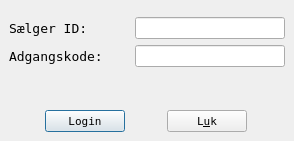
<ui version="4.0" >
 <author>Rene Kjellerup</author>
 <comment>Login Form design.</comment>
 <exportmacro></exportmacro>
 <class>login</class>
 <widget class="QWidget" name="login" >
  <property name="geometry" >
   <rect>
    <x>0</x>
    <y>0</y>
    <width>294</width>
    <height>141</height>
   </rect>
  </property>
  <property name="sizePolicy" >
   <sizepolicy>
    <hsizetype>0</hsizetype>
    <vsizetype>0</vsizetype>
    <horstretch>0</horstretch>
    <verstretch>0</verstretch>
   </sizepolicy>
  </property>
  <property name="minimumSize" >
   <size>
    <width>286</width>
    <height>127</height>
   </size>
  </property>
  <property name="baseSize" >
   <size>
    <width>286</width>
    <height>127</height>
   </size>
  </property>
  <property name="font" >
   <font>
    <family>Andale Mono</family>
    <pointsize>8</pointsize>
    <weight>50</weight>
    <italic>false</italic>
    <bold>false</bold>
    <underline>false</underline>
    <strikeout>false</strikeout>
   </font>
  </property>
  <property name="contextMenuPolicy" >
   <enum>Qt::NoContextMenu</enum>
  </property>
  <property name="acceptDrops" >
   <bool>false</bool>
  </property>
  <property name="windowTitle" >
   <string>Login</string>
  </property>
  <property name="layoutDirection" >
   <enum>Qt::LeftToRight</enum>
  </property>
  <property name="autoFillBackground" >
   <bool>true</bool>
  </property>
  <layout class="QVBoxLayout" >
   <property name="margin" >
    <number>9</number>
   </property>
   <property name="spacing" >
    <number>6</number>
   </property>
   <item>
    <layout class="QVBoxLayout" >
     <property name="margin" >
      <number>0</number>
     </property>
     <property name="spacing" >
      <number>6</number>
     </property>
     <item>
      <spacer>
       <property name="orientation" >
        <enum>Qt::Vertical</enum>
       </property>
       <property name="sizeType" >
        <enum>QSizePolicy::Minimum</enum>
       </property>
       <property name="sizeHint" >
        <size>
         <width>20</width>
         <height>8</height>
        </size>
       </property>
      </spacer>
     </item>
     <item>
      <layout class="QHBoxLayout" >
       <property name="margin" >
        <number>0</number>
       </property>
       <property name="spacing" >
        <number>6</number>
       </property>
       <item>
        <widget class="QLabel" name="label" >
         <property name="sizePolicy" >
          <sizepolicy>
           <hsizetype>5</hsizetype>
           <vsizetype>5</vsizetype>
           <horstretch>0</horstretch>
           <verstretch>0</verstretch>
          </sizepolicy>
         </property>
         <property name="font" >
          <font>
           <family>Andale Mono</family>
           <pointsize>10</pointsize>
           <weight>50</weight>
           <italic>false</italic>
           <bold>false</bold>
           <underline>false</underline>
           <strikeout>false</strikeout>
          </font>
         </property>
         <property name="text" >
          <string>Sælger ID:</string>
         </property>
        </widget>
       </item>
       <item>
        <widget class="QLineEdit" name="user" >
         <property name="sizePolicy" >
          <sizepolicy>
           <hsizetype>0</hsizetype>
           <vsizetype>0</vsizetype>
           <horstretch>0</horstretch>
           <verstretch>0</verstretch>
          </sizepolicy>
         </property>
         <property name="minimumSize" >
          <size>
           <width>150</width>
           <height>0</height>
          </size>
         </property>
        </widget>
       </item>
      </layout>
     </item>
     <item>
      <layout class="QHBoxLayout" >
       <property name="margin" >
        <number>0</number>
       </property>
       <property name="spacing" >
        <number>6</number>
       </property>
       <item>
        <widget class="QLabel" name="label_2" >
         <property name="font" >
          <font>
           <family>Andale Mono</family>
           <pointsize>10</pointsize>
           <weight>50</weight>
           <italic>false</italic>
           <bold>false</bold>
           <underline>false</underline>
           <strikeout>false</strikeout>
          </font>
         </property>
         <property name="text" >
          <string>Adgangskode:</string>
         </property>
        </widget>
       </item>
       <item>
        <widget class="QLineEdit" name="pass" >
         <property name="sizePolicy" >
          <sizepolicy>
           <hsizetype>0</hsizetype>
           <vsizetype>0</vsizetype>
           <horstretch>0</horstretch>
           <verstretch>0</verstretch>
          </sizepolicy>
         </property>
         <property name="minimumSize" >
          <size>
           <width>150</width>
           <height>0</height>
          </size>
         </property>
        </widget>
       </item>
      </layout>
     </item>
     <item>
      <spacer>
       <property name="orientation" >
        <enum>Qt::Vertical</enum>
       </property>
       <property name="sizeType" >
        <enum>QSizePolicy::MinimumExpanding</enum>
       </property>
       <property name="sizeHint" >
        <size>
         <width>20</width>
         <height>4</height>
        </size>
       </property>
      </spacer>
     </item>
     <item>
      <layout class="QHBoxLayout" >
       <property name="margin" >
        <number>0</number>
       </property>
       <property name="spacing" >
        <number>6</number>
       </property>
       <item>
        <widget class="QPushButton" name="lbtn" >
         <property name="sizePolicy" >
          <sizepolicy>
           <hsizetype>0</hsizetype>
           <vsizetype>0</vsizetype>
           <horstretch>0</horstretch>
           <verstretch>0</verstretch>
          </sizepolicy>
         </property>
         <property name="minimumSize" >
          <size>
           <width>75</width>
           <height>0</height>
          </size>
         </property>
         <property name="text" >
          <string>Login</string>
         </property>
         <property name="autoDefault" >
          <bool>false</bool>
         </property>
         <property name="default" >
          <bool>true</bool>
         </property>
         <property name="flat" >
          <bool>false</bool>
         </property>
        </widget>
       </item>
       <item>
        <widget class="QPushButton" name="qbtn" >
         <property name="sizePolicy" >
          <sizepolicy>
           <hsizetype>0</hsizetype>
           <vsizetype>0</vsizetype>
           <horstretch>0</horstretch>
           <verstretch>0</verstretch>
          </sizepolicy>
         </property>
         <property name="minimumSize" >
          <size>
           <width>75</width>
           <height>0</height>
          </size>
         </property>
         <property name="text" >
          <string>L&amp;uk</string>
         </property>
         <property name="flat" >
          <bool>false</bool>
         </property>
        </widget>
       </item>
      </layout>
     </item>
    </layout>
   </item>
  </layout>
 </widget>
 <pixmapfunction></pixmapfunction>
 <resources/>
 <connections/>
</ui>
